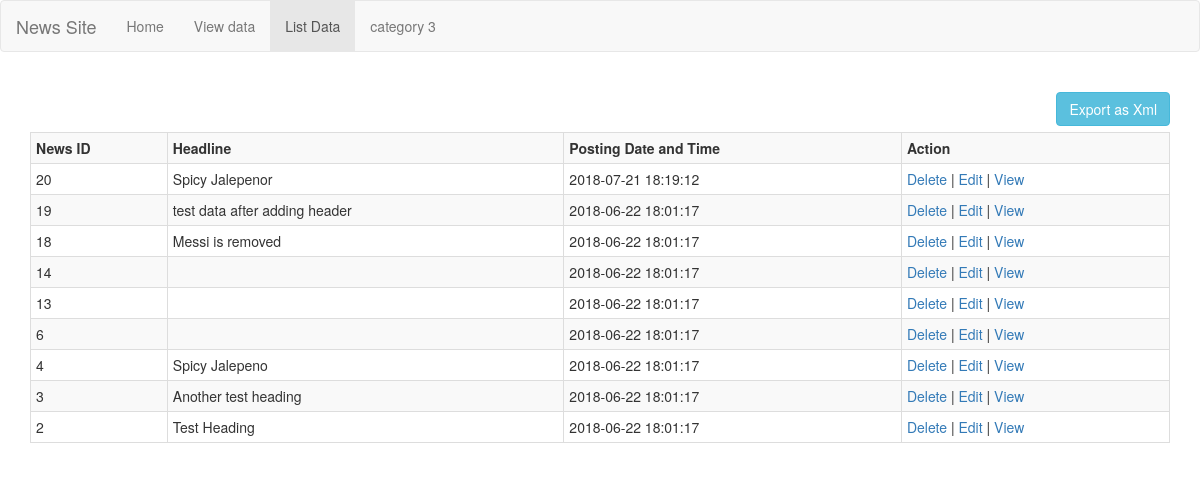
Screenshot of /news-site-updated-master/listdata.php with the database file from the repository.
### tables this page shows
CREATE TABLE `test` (
  `id` int(11) NOT NULL,
  `heading` text NOT NULL,
  `summertext` longtext NOT NULL,
  `datetime` timestamp NOT NULL DEFAULT CURRENT_TIMESTAMP,
  `del` int(1) NOT NULL DEFAULT '0'
);

### news-site-updated-master/listdata.php (the view, shortened to what this page needs)
<!DOCTYPE html>
<html lang="en">
<head>
    <link href="css/bootstrap.min.css" rel="stylesheet">
    <link href="css/bootstrap.css" rel="stylesheet">
</head>
<body>
<nav class="navbar navbar-default">
    <div class="container-fluid">
        <div class="navbar-header">
            <a class="navbar-brand" href="index.php">News Site</a>
        </div>
        <ul class="nav navbar-nav">
            <li><a href="home.php">Home</a></li>
            <li><a href="viewdata.php">View data</a></li>
            <li class="active"><a href="listdata.php">List Data</a></li>
            <li><a href="#">category 3</a></li>
        </ul>
    </div>
</nav>
<div class="container">
<h3><a href='convertxml.php' style='float:right;' class='btn btn-info'>Export as Xml</a></h3><br/><br/>
	<table class="table table-striped table-bordered table-condensed">
		<tr>
        <th>News ID</th>
        <th>Headline</th>
        <th>Posting Date and Time</th>
        <th>Action</th>
		</tr>
        <?php
            require 'config.php';
            $statement="select * from test where del=0 order by id desc";
            $result = mysqli_query($conn, $statement);
            if (mysqli_num_rows($result) > 0)
            {
                while($row = mysqli_fetch_assoc($result))
                {
                    echo "<tr>";
					echo "<td>".$row['id']."</td>";
					echo "<td>".$row['heading']."</td>";
					echo "<td>".$row['datetime']."</td>";
					echo "<td><a href=\"delete.php?id=$row[id]\" onClick=\"return confirm('Are you sure you want to delete?')\">Delete</a> | <a href=\"edit.php?id=$row[id]\">Edit</a> | <a href=\"singleview.php?id=$row[id]\">View</a></td>";
					echo "</tr>";
                }
            }
            else
            {
                echo "Nothing found in db";
            }
        ?>
		</table>
</div>
</body>
</html>

### rows the page displays
test: id "20", heading "Spicy Jalepenor", datetime "2018-07-21 18:19:12"
test: id "19", heading "test data after adding header", datetime "2018-06-22 18:01:17"
test: id "18", heading "Messi is removed", datetime "2018-06-22 18:01:17"
test: id "14", datetime "2018-06-22 18:01:17"
test: id "13", datetime "2018-06-22 18:01:17"
test: id "6", datetime "2018-06-22 18:01:17"
test: id "4", heading "Spicy Jalepeno", datetime "2018-06-22 18:01:17"
test: id "3", heading "Another test heading", datetime "2018-06-22 18:01:17"
test: id "2", heading "Test Heading", datetime "2018-06-22 18:01:17"
